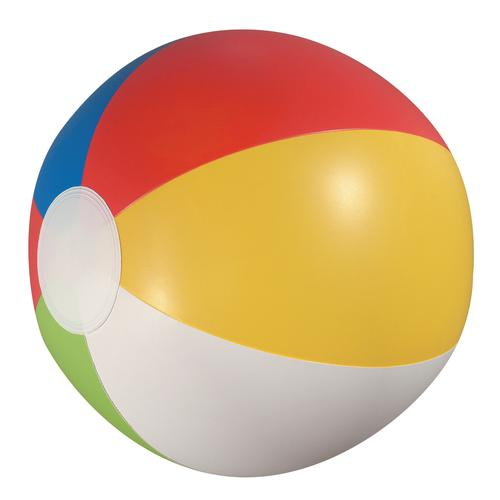
#> input picture Project_KPCat/imm/ball/ball000.jpg, 500 x 500 px, found by its file name
$ python detectAndExtract.py
#> lines starting #> are read from the running program, lines starting #| are printed output that depends on the picture
import numpy as np
import cv2
import os
from preprocess import Preprocess

"""
Questa Classe contiene il metodo "elabora" che estrae dei detector e da tali detector estrai descriptor per le features delle immagini.
"""

"""
Supported Feature Detector Algorithms
FAST FastFeatureDetector
STAR StarFeatureDetector
SIFT SIFT (nonfree module)
SURF SURF (nonfree module)
ORB ORB
BRISK BRISK
MSER MSER
GFTT GoodFeaturesToTrackDetector
HARRIS GoodFeaturesToTrackDetector with Harris detector enabled
Dense DenseFeatureDetector
SimpleBlob SimpleBlobDetector


Supported Descriptor Extractor Algorithms

SIFT SIFT
SURF SURF
BRIEF BriefDescriptorExtractor
BRISK BRISK
ORB ORB
FREAK FREAK

"""
class detectAndExtract:
	_detector = None
	_descriptor = None
	_useKpAsAttr = False

	def __init__(self,detector,descriptor,flag=False):
		#super(detectAndExtract, self).__init__()
		self._detector = detector
		self._descriptor = descriptor
		self._useKpAsAttr = flag

	def elabora(self,path):
#> called with path = './imm/ball/ball000.jpg'
		img1 = cv2.imread(path,0)
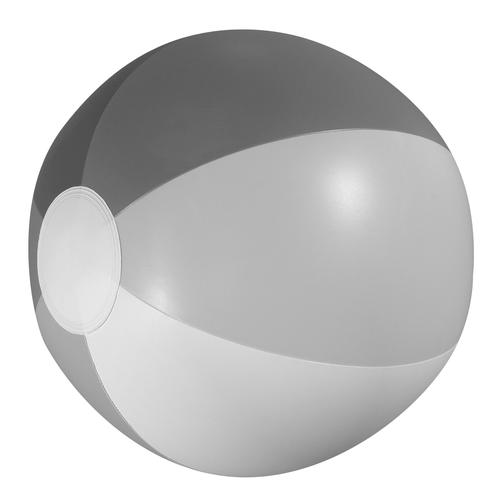
#> img1: shape (500, 500); min 60, max 255, mean 200.7
		detectorObj = cv2.FeatureDetector_create(self._detector)
		if self._detector == "SIFT":
#> (the run stopped early here; a loop or call above may not have finished)

$ run again, with Project_KPCat/imm/ball/ball002.jpg copied over Project_KPCat/imm/ball/ball000.jpg
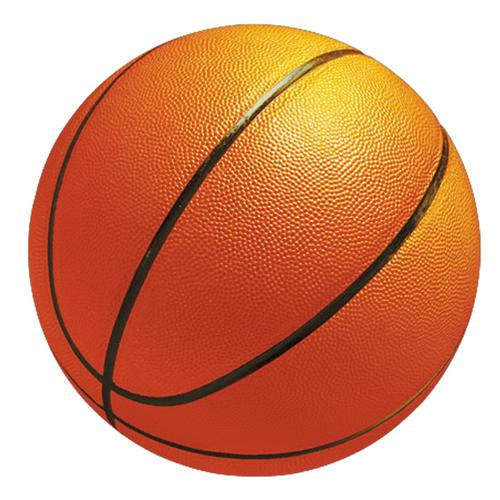
#> input picture Project_KPCat/imm/ball/ball002.jpg, 500 x 500 px, found by its file name
#> in elabora, `img1 = cv2.imread(path,0)`:
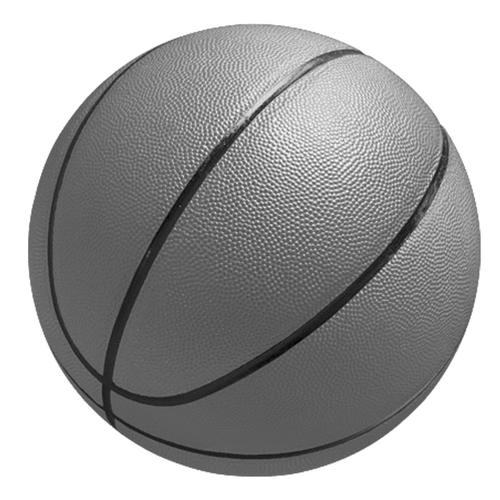
#> img1: shape (500, 500); min 0, max 255, mean 164.9

$ run again, with Project_KPCat/imm/ball/ball007.jpg copied over Project_KPCat/imm/ball/ball000.jpg
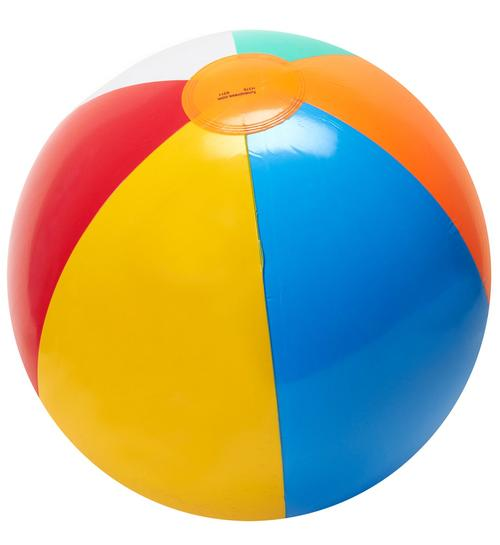
#> input picture Project_KPCat/imm/ball/ball007.jpg, 500 x 545 px, found by its file name
#> in elabora, `img1 = cv2.imread(path,0)`:
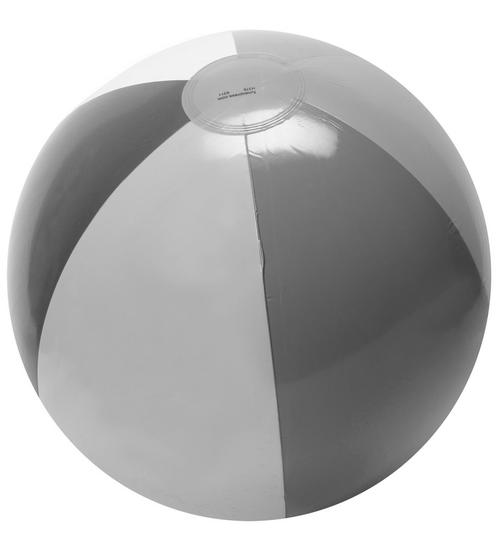
#> img1: shape (545, 500); min 52, max 255, mean 180.5
